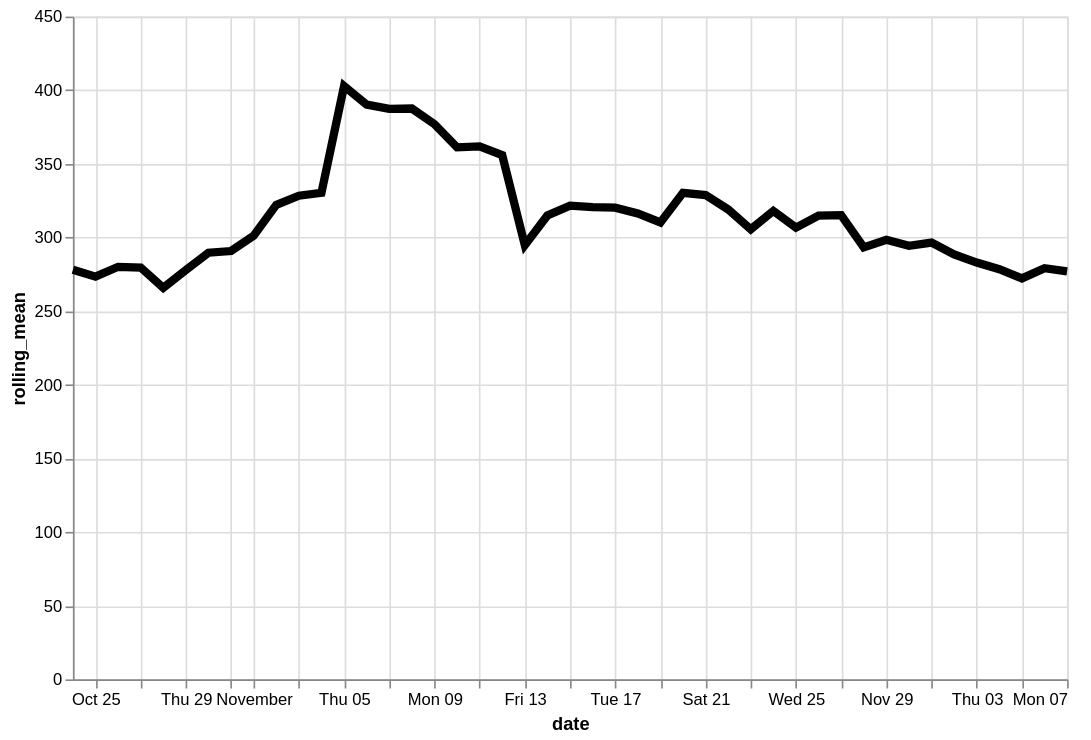

Specify this chart in Vega-Lite:
### Vega-Lite specification from a JSON file in a GitHub repository (floating-point values rounded to 4 significant figures)
{"config": {"view": {"continuousWidth": 400, "continuousHeight": 300}}, "data": {"name": "data-7df9ea074f82407c5cef9133980491df"}, "mark": {"type": "line", "color": "black", "size": 5}, "encoding": {"x": {"type": "temporal", "field": "date"}, "y": {"type": "quantitative", "field": "rolling_mean"}}, "height": 400, "transform": [{"window": [{"op": "mean", "field": "price", "as": "rolling_mean"}], "frame": [-4, 3]}], "width": 600, "$schema": "https://vega.github.io/schema/vega-lite/v4.8.1.json", "datasets": {"data-7df9ea074f82407c5cef9133980491df": [{"item": "Bed & Mattresses", "date": "2020-10-24", "price": 223.9}, {"item": "Bed & Mattresses", "date": "2020-10-25", "price": 250.6}, {"item": "Bed & Mattresses", "date": "2020-10-26", "price": 271.4}, {"item": "Bed & Mattresses", "date": "2020-10-27", "price": 366.3}, {"item": "Bed & Mattresses", "date": "2020-10-28", "price": 254.8}, {"item": "Bed & Mattresses", "date": "2020-10-29", "price": 313.5}, {"item": "Bed & Mattresses", "date": "2020-10-30", "price": 276.7}, {"item": "Bed & Mattresses", "date": "2020-10-31", "price": 169.9}, {"item": "Bed & Mattresses", "date": "2020-11-01", "price": 320.6}, {"item": "Bed & Mattresses", "date": "2020-11-02", "price": 344.2}, {"item": "Bed & Mattresses", "date": "2020-11-03", "price": 280.5}, {"item": "Bed & Mattresses", "date": "2020-11-04", "price": 449.3}, {"item": "Bed & Mattresses", "date": "2020-11-05", "price": 422.4}, {"item": "Bed & Mattresses", "date": "2020-11-06", "price": 363.1}, {"item": "Bed & Mattresses", "date": "2020-11-07", "price": 292.5}, {"item": "Bed & Mattresses", "date": "2020-11-08", "price": 749.7}, {"item": "Bed & Mattresses", "date": "2020-11-09", "price": 220.0}, {"item": "Bed & Mattresses", "date": "2020-11-10", "price": 320.9}, {"item": "Bed & Mattresses", "date": "2020-11-11", "price": 282.7}, {"item": "Bed & Mattresses", "date": "2020-11-12", "price": 364.1}, {"item": "Bed & Mattresses", "date": "2020-11-13", "price": 296.5}, {"item": "Bed & Mattresses", "date": "2020-11-14", "price": 368.8}, {"item": "Bed & Mattresses", "date": "2020-11-15", "price": 244.6}, {"item": "Bed & Mattresses", "date": "2020-11-16", "price": 261.0}, {"item": "Bed & Mattresses", "date": "2020-11-17", "price": 381.6}, {"item": "Bed & Mattresses", "date": "2020-11-18", "price": 373.9}, {"item": "Bed & Mattresses", "date": "2020-11-19", "price": 274.6}, {"item": "Bed & Mattresses", "date": "2020-11-20", "price": 361.3}, {"item": "Bed & Mattresses", "date": "2020-11-21", "price": 265.1}, {"item": "Bed & Mattresses", "date": "2020-11-22", "price": 319.5}, {"item": "Bed & Mattresses", "date": "2020-11-23", "price": 405.9}, {"item": "Bed & Mattresses", "date": "2020-11-24", "price": 248.8}, {"item": "Bed & Mattresses", "date": "2020-11-25", "price": 303.5}, {"item": "Bed & Mattresses", "date": "2020-11-26", "price": 265.7}, {"item": "Bed & Mattresses", "date": "2020-11-27", "price": 374.7}, {"item": "Bed & Mattresses", "date": "2020-11-28", "price": 270.8}, {"item": "Bed & Mattresses", "date": "2020-11-29", "price": 330.0}, {"item": "Bed & Mattresses", "date": "2020-11-30", "price": 322.0}, {"item": "Bed & Mattresses", "date": "2020-12-01", "price": 230.9}, {"item": "Bed & Mattresses", "date": "2020-12-02", "price": 289.9}, {"item": "Bed & Mattresses", "date": "2020-12-03", "price": 270.8}, {"item": "Bed & Mattresses", "date": "2020-12-04", "price": 283.1}, {"item": "Bed & Mattresses", "date": "2020-12-05", "price": 310.9}, {"item": "Bed & Mattresses", "date": "2020-12-06", "price": 226.2}, {"item": "Bed & Mattresses", "date": "2020-12-07", "price": 294.0}]}}
